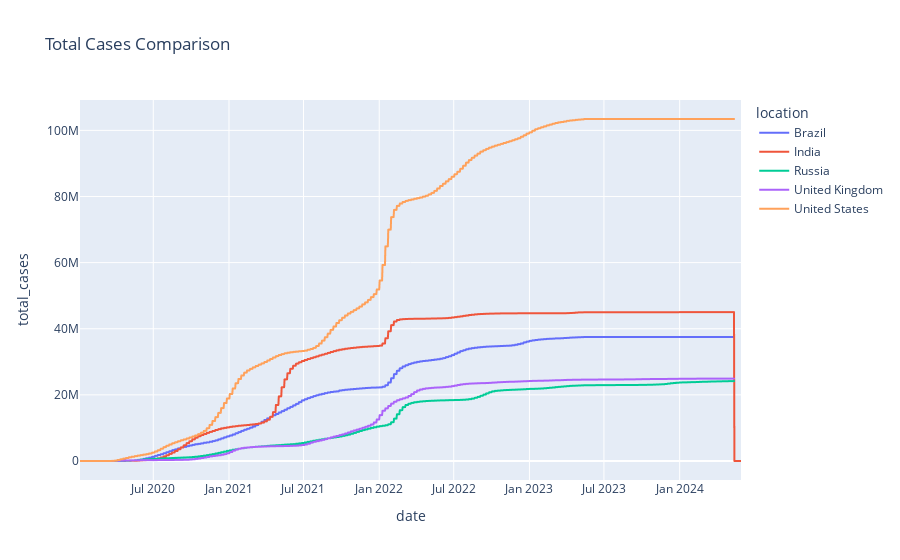

Notebook code cell kept with this figure:
### Markdown cell above
### Total Cases Comparison Between Countries

### Code cell
countries = ['United States', 'India', 'Brazil', 'Russia', 'United Kingdom']
df_countries = df[df['location'].isin(countries)]
fig5 = px.line(df_countries, x='date', y='total_cases', color='location', title='Total Cases Comparison')
fig5.show()

### Figure 1 — Plotly figure (JSON) as saved in the notebook; plotly's stock layout.template omitted (floating-point values rounded to 4 significant figures; data arrays with more than 128 entries replaced by an {"elided": "..."} marker saying what was removed)
{"data": [{"hovertemplate": "location=Brazil<br>date=%{x}<br>total_cases=%{y}<extra></extra>", "legendgroup": "Brazil", "line": {"color": "#636efa", "dash": "solid"}, "marker": {"symbol": "circle"}, "mode": "lines", "name": "Brazil", "showlegend": true, "type": "scattergl", "x": {"elided": "1590 str values"}, "xaxis": "x", "y": {"elided": "1590 int values"}, "yaxis": "y"}, {"hovertemplate": "location=India<br>date=%{x}<br>total_cases=%{y}<extra></extra>", "legendgroup": "India", "line": {"color": "#EF553B", "dash": "solid"}, "marker": {"symbol": "circle"}, "mode": "lines", "name": "India", "showlegend": true, "type": "scattergl", "x": {"elided": "1607 str values"}, "xaxis": "x", "y": {"elided": "1607 int values"}, "yaxis": "y"}, {"hovertemplate": "location=Russia<br>date=%{x}<br>total_cases=%{y}<extra></extra>", "legendgroup": "Russia", "line": {"color": "#00cc96", "dash": "solid"}, "marker": {"symbol": "circle"}, "mode": "lines", "name": "Russia", "showlegend": true, "type": "scattergl", "x": {"elided": "1590 str values"}, "xaxis": "x", "y": {"elided": "1590 int values"}, "yaxis": "y"}, {"hovertemplate": "location=United Kingdom<br>date=%{x}<br>total_cases=%{y}<extra></extra>", "legendgroup": "United Kingdom", "line": {"color": "#ab63fa", "dash": "solid"}, "marker": {"symbol": "circle"}, "mode": "lines", "name": "United Kingdom", "showlegend": true, "type": "scattergl", "x": {"elided": "1590 str values"}, "xaxis": "x", "y": {"elided": "1590 int values"}, "yaxis": "y"}, {"hovertemplate": "location=United States<br>date=%{x}<br>total_cases=%{y}<extra></extra>", "legendgroup": "United States", "line": {"color": "#FFA15A", "dash": "solid"}, "marker": {"symbol": "circle"}, "mode": "lines", "name": "United States", "showlegend": true, "type": "scattergl", "x": {"elided": "1590 str values"}, "xaxis": "x", "y": {"elided": "1590 int values"}, "yaxis": "y"}], "layout": {"legend": {"title": {"text": "location"}, "tracegroupgap": 0}, "title": {"text": "Total Cases Comparison"}, "xaxis": {"anchor": "y", "domain": [0, 1], "title": {"text": "date"}}, "yaxis": {"anchor": "x", "domain": [0, 1], "title": {"text": "total_cases"}}}}
